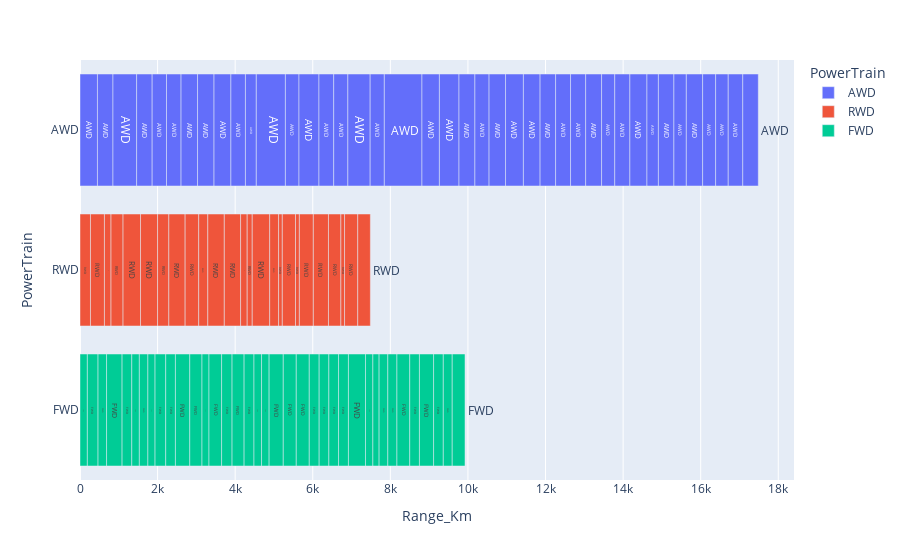

This figure's notebook cell:
### Code cell
fig = px.bar(df,x = 'Range_Km',y = 'PowerTrain',color = 'PowerTrain',text='PowerTrain')
pio.show(fig)

### Figure 1 — Plotly figure (JSON) as saved in the notebook; plotly's stock layout.template omitted (floating-point values rounded to 4 significant figures)
{"data": [{"alignmentgroup": "True", "hovertemplate": "PowerTrain=%{text}<br>Range_Km=%{x}<extra></extra>", "legendgroup": "AWD", "marker": {"color": "#636efa", "pattern": {"shape": ""}}, "name": "AWD", "offsetgroup": "AWD", "orientation": "h", "showlegend": true, "text": ["AWD", "AWD", "AWD", "AWD", "AWD", "AWD", "AWD", "AWD", "AWD", "AWD", "AWD", "AWD", "AWD", "AWD", "AWD", "AWD", "AWD", "AWD", "AWD", "AWD", "AWD", "AWD", "AWD", "AWD", "AWD", "AWD", "AWD", "AWD", "AWD", "AWD", "AWD", "AWD", "AWD", "AWD", "AWD", "AWD", "AWD", "AWD", "AWD", "AWD", "AWD"], "textposition": "auto", "type": "bar", "x": [450, 400, 610, 400, 370, 375, 425, 425, 435, 375, 280, 750, 350, 515, 380, 365, 575, 365, 970, 450, 505, 410, 365, 425, 460, 430, 400, 385, 390, 410, 340, 390, 440, 295, 400, 320, 420, 335, 325, 375, 400], "xaxis": "x", "y": ["AWD", "AWD", "AWD", "AWD", "AWD", "AWD", "AWD", "AWD", "AWD", "AWD", "AWD", "AWD", "AWD", "AWD", "AWD", "AWD", "AWD", "AWD", "AWD", "AWD", "AWD", "AWD", "AWD", "AWD", "AWD", "AWD", "AWD", "AWD", "AWD", "AWD", "AWD", "AWD", "AWD", "AWD", "AWD", "AWD", "AWD", "AWD", "AWD", "AWD", "AWD"], "yaxis": "y"}, {"alignmentgroup": "True", "hovertemplate": "PowerTrain=%{text}<br>Range_Km=%{x}<extra></extra>", "legendgroup": "RWD", "marker": {"color": "#EF553B", "pattern": {"shape": ""}}, "name": "RWD", "offsetgroup": "RWD", "orientation": "h", "showlegend": true, "text": ["RWD", "RWD", "RWD", "RWD", "RWD", "RWD", "RWD", "RWD", "RWD", "RWD", "RWD", "RWD", "RWD", "RWD", "RWD", "RWD", "RWD", "RWD", "RWD", "RWD", "RWD", "RWD", "RWD", "RWD", "RWD"], "textposition": "auto", "type": "bar", "x": [270, 360, 170, 310, 450, 440, 290, 420, 350, 235, 425, 420, 170, 130, 450, 230, 95, 340, 100, 360, 390, 320, 95, 340, 325], "xaxis": "x", "y": ["RWD", "RWD", "RWD", "RWD", "RWD", "RWD", "RWD", "RWD", "RWD", "RWD", "RWD", "RWD", "RWD", "RWD", "RWD", "RWD", "RWD", "RWD", "RWD", "RWD", "RWD", "RWD", "RWD", "RWD", "RWD"], "yaxis": "y"}, {"alignmentgroup": "True", "hovertemplate": "PowerTrain=%{text}<br>Range_Km=%{x}<extra></extra>", "legendgroup": "FWD", "marker": {"color": "#00cc96", "pattern": {"shape": ""}}, "name": "FWD", "offsetgroup": "FWD", "orientation": "h", "showlegend": true, "text": ["FWD", "FWD", "FWD", "FWD", "FWD", "FWD", "FWD", "FWD", "FWD", "FWD", "FWD", "FWD", "FWD", "FWD", "FWD", "FWD", "FWD", "FWD", "FWD", "FWD", "FWD", "FWD", "FWD", "FWD", "FWD", "FWD", "FWD", "FWD", "FWD", "FWD", "FWD", "FWD", "FWD", "FWD", "FWD", "FWD", "FWD"], "textposition": "auto", "type": "bar", "x": [190, 275, 220, 400, 250, 195, 220, 185, 275, 250, 370, 315, 180, 325, 270, 310, 255, 195, 195, 365, 335, 335, 255, 250, 250, 255, 440, 190, 160, 225, 235, 330, 250, 365, 250, 230, 330], "xaxis": "x", "y": ["FWD", "FWD", "FWD", "FWD", "FWD", "FWD", "FWD", "FWD", "FWD", "FWD", "FWD", "FWD", "FWD", "FWD", "FWD", "FWD", "FWD", "FWD", "FWD", "FWD", "FWD", "FWD", "FWD", "FWD", "FWD", "FWD", "FWD", "FWD", "FWD", "FWD", "FWD", "FWD", "FWD", "FWD", "FWD", "FWD", "FWD"], "yaxis": "y"}], "layout": {"barmode": "relative", "legend": {"title": {"text": "PowerTrain"}, "tracegroupgap": 0}, "margin": {"t": 60}, "xaxis": {"anchor": "y", "domain": [0, 1], "title": {"text": "Range_Km"}}, "yaxis": {"anchor": "x", "categoryarray": ["FWD", "RWD", "AWD"], "categoryorder": "array", "domain": [0, 1], "title": {"text": "PowerTrain"}}}}
